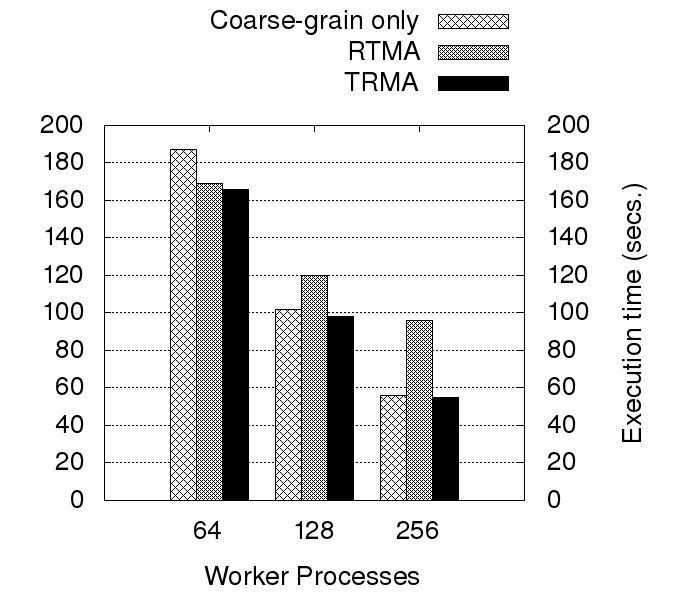

The script that saved this image:
set terminal svg enhanced size 700,600 font "Helvetica,20"
set output 'scale1.svg'

set style data histogram
set style histogram cluster gap 1


#set style fill solid border rgb "black"
set auto x
set yrange [0:*]

set grid ytics lt 0 lw 1 lc rgb "black"

set ylabel "Execution time (secs.)"
set xlabel "Worker Processes"

set key horizontal top outside

plot 'scale1.dat' using 2:xtic(1) fs pattern 1 lt rgb "black"  title col, \
        '' using 3:xtic(1) fs pattern 2 lt rgb "black" title col, \
        '' using 4:xtic(1) fs pattern 3 lt rgb "black"  title col

set y2tics 20 nomirror
unset ylabel 
set y2label "Execution time (secs.)"
